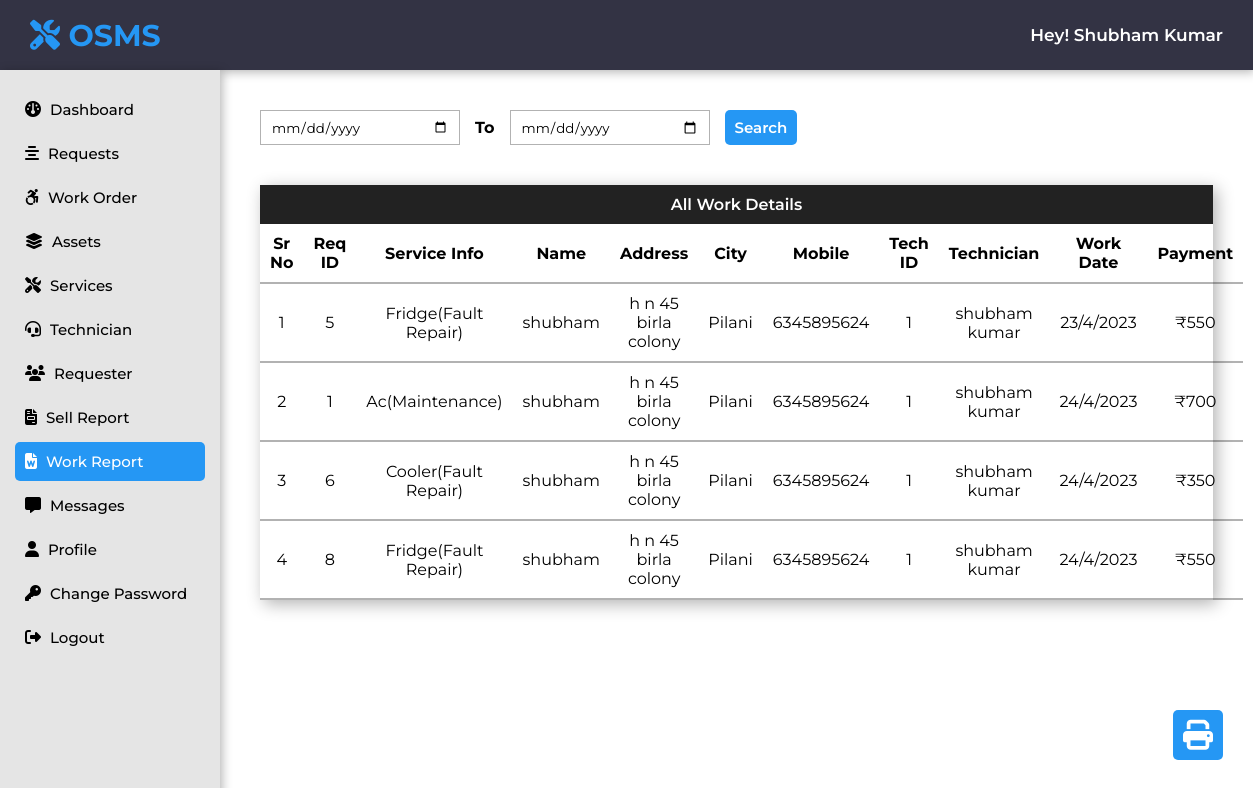
Page /admin/work-report.php (signed in) on the committed database.
### tables this page shows
CREATE TABLE `requests_tb` (
  `request_id` int(11) NOT NULL,
  `u_id` int(11) NOT NULL,
  `s_appliance` varchar(60) NOT NULL,
  `s_service` varchar(60) NOT NULL,
  `request_desc` text NOT NULL,
  `requester_name` varchar(60) NOT NULL,
  `requester_add1` text NOT NULL,
  `requester_add2` text NOT NULL,
  `requester_city` varchar(60) NOT NULL,
  `requester_state` varchar(60) NOT NULL,
  `requester_email` varchar(60) NOT NULL,
  `requester_mobile` bigint(20) NOT NULL,
  `requester_alt_mobile` bigint(20) NOT NULL,
  `request_date` date NOT NULL,
  `s_price` int(11) NOT NULL,
  `request_code` varchar(60) NOT NULL,
  `tech_id` int(11) NOT NULL,
  `assign_tech` varchar(60) NOT NULL,
  `tech_mobile` bigint(20) NOT NULL,
  `tech_email` varchar(60) NOT NULL,
  `assign_date` date NOT NULL,
  `work_date` date NOT NULL,
  `r_status` int(11) NOT NULL,
  `admin_status` int(11) NOT NULL
);

### admin/work-report.php (the view, shortened to what this page needs)
<?php
$page = "workreport";
include "../connection.php";
include "include/header-sidebar.php";
$sql1 = "SELECT * FROM requests_tb WHERE r_status = '3' AND admin_status = '2' ORDER BY work_date";
$run1 = mysqli_query($conn, $sql1);
?>
<head>
</head>
<div class="content">
    <span class="print-btn" onclick="window.print()"><i class="fa-solid fa-print"></i></span>
    <form action="" method="post">
        <div class="form-container">
            <input type="date" name="startdate" class="startdate">
            <span>To</span>
            <input type="date" name="enddate" class="enddate">
            <input type="submit" value="Search" name="search-btn" class="search-btn">
        </div>
    </form>
    <div class="table1">
        <div class="heading">
            <p>All Work Details</p>
        </div>
        <div class="table-data">
            <table>
                <thead>
                    <tr>
                        <th>Sr No</th>
                        <th>Req ID</th>
                        <th>Service Info</th>
                        <th>Name</th>
                        <th>Address</th>
                        <th>City</th>
                        <th>Mobile</th>
                        <th>Tech ID</th>
                        <th>Technician</th>
                        <th>Work Date</th>
                        <th>Payment</th>
                    </tr>
                </thead>
                <tbody>
                    <?php
                    $count = 0;
                    while ($result1 = mysqli_fetch_array($run1)) {
                    ?>
                        <tr>
                            <td>
                                <?php $count++ ?>
                                <?php echo $count; ?>
                            </td>
                            <td>
                                <?php echo $result1['request_id']; ?>
                            </td>
                            <td>
                                <?php echo ucwords($result1['s_appliance']) . "(" . ucwords($result1['s_service']) . ")"; ?>
                            </td>
                            <td>
                                <?php echo $result1['requester_name']; ?>
                            </td>
                            <td>
                                <?php echo $result1['requester_add1']; ?>
                            </td>
                            <td>
                                <?php echo $result1['requester_city']; ?>
                            </td>
                            <td>
                                <?php echo $result1['requester_mobile']; ?>
                            </td>
                            <td>
                                <?php echo $result1['tech_id']; ?>
                            </td>
                            <td>
                                <?php echo $result1['assign_tech']; ?>
                            </td>
                            <td>
                                <?php echo date("j/n/Y", strtotime($result1['work_date'])); ?>
                            </td>
                            <td>
                                <?php echo "&#8377;" . $result1['s_price']; ?>
                            </td>
                        </tr>
                    <?php } ?>
                </tbody>
            </table>
        </div>
    </div>
</div>

### admin/include/header-sidebar.php (shortened to what this page needs)
<?php
$aEmail = $_SESSION['is_adminlogin'];
$sql = "SELECT a_name FROM admin_login WHERE a_email = '$aEmail'";
$run = mysqli_query($conn, $sql);
$result = mysqli_fetch_array($run);
$aname = $result['a_name'];
?>
<head>
    <link rel="stylesheet" href="https://cdnjs.cloudflare.com/ajax/libs/font-awesome/6.2.0/css/all.min.css">
    <link rel="stylesheet" href="https://cdnjs.cloudflare.com/ajax/libs/lightgallery-js/1.4.0/css/lightgallery.min.css">
    <link rel="stylesheet" href="../css/admin-style.css">
</head>
<section class="head-sidebar">
    <div class="top_navbar">
        <a href="/osms" class="logo"> <i class="fas fa-tools"></i> OSMS </a>
        <span class="pheading">Hey! <?php echo $aname; ?></span>
    </div>
    <div class="sidebar">
        <ul class="links">
            <li>
                <a href="dashboard.php" class="<?php if ($page == "dashboard") echo 'nav-active'; ?>">
                    <span class="icon"><i class="fa-solid fa-gauge"></i></span>
                    <span class="item">Dashboard</span>
                </a>
            </li>
            <li>
                <a href="requests.php" class="<?php if ($page == "requests") echo 'nav-active'; ?>">
                    <span class="icon"><i class="fa-solid fa-align-center"></i></span>
                    <span class="item">Requests</span>
                </a>
            </li>
            <li>
                <a href="work-order.php" class="<?php if ($page == "workorder") echo 'nav-active'; ?>">
                    <span class="icon"><i class="fa-brands fa-accessible-icon"></i></span>
                    <span class="item">Work Order</span>
                </a>
            </li>
            <li>
                <a href="assets.php" class="<?php if ($page == "assets") echo 'nav-active'; ?>">
                    <span class="icon"><i class="fa-solid fa-layer-group"></i></span>
                    <span class="item">Assets</span>
                </a>
            </li>
            <li>
                <a href="services.php" class="<?php if ($page == "services") echo 'nav-active'; ?>">
                    <span class="icon"><i class="fa-solid fa-screwdriver-wrench"></i></span>
                    <span class="item">Services</span>
                </a>
            </li>
            <li>
                <a href="technician.php" class="<?php if ($page == "technician") echo 'nav-active'; ?>">
                    <span class="icon"><i class="fa-solid fa-headset"></i></span>
                    <span class="item">Technician</span>
                </a>
            </li>
            <li>
                <a href="requester.php" class="<?php if ($page == "requester") echo 'nav-active'; ?>">
                    <span class="icon"><i class="fa-solid fa-users"></i></span>
                    <span class="item">Requester</span>
                </a>
            </li>
            <li>
                <a href="sold-product-report.php" class="<?php if ($page == "sellreport") echo 'nav-active'; ?>">
                    <span class="icon"><i class="fa-sharp fa-solid fa-file-invoice"></i></span>
                    <span class="item">Sell Report</span>
                </a>
            </li>
            <li>
                <a href="work-report.php" class="<?php if ($page == "workreport") echo 'nav-active'; ?>">
                    <span class="icon"><i class="fa-solid fa-file-word"></i></span>
                    <span class="item">Work Report</span>
                </a>
            </li>
            <li>
                <a href="messages.php" class="<?php if ($page == "messages") echo 'nav-active'; ?>">
                    <span class="icon"><i class="fa-solid fa-message"></i></span>
                    <span class="item">Messages</span>
                </a>
            </li>
            <li>
                <a href="profile.php" class="<?php if ($page == "admin-profile") echo 'nav-active'; ?>">
                    <span class="icon"><i class="fa-solid fa-user"></i></span>
                    <span class="item">Profile</span>
                </a>
            </li>
            <li>
                <a href="change-password.php" class="<?php if ($page == "changepassword") echo 'nav-active'; ?>">
                    <span class="icon"><i class="fa-solid fa-key"></i></span>
                    <span class="item">Change Password</span>
                </a>
            </li>
            <li>
                <a href="logout.php" class="<?php if ($page == "logout") echo 'nav-active'; ?>">
                    <span class="icon"><i class="fa-solid fa-right-from-bracket"></i></span>
                    <span class="item">Logout</span>
                </a>
            </li>
        </ul>
    </div>
</section>

### css/admin-style.css (style rules this page uses)
* { font-family: "Montserrat", sans-serif; margin: 0; padding: 0; box-sizing: border-box; outline: none; border: none; text-decoration: none; list-style: none; }
.head-sidebar { position: fixed; top: 0; left: 0; z-index: 1; }
.head-sidebar .top_navbar { position: fixed; width: 100%; height: 7rem; background: var(--black); display: flex; justify-content: space-between; align-items: center; padding: 0 3rem; box-shadow: 0.2rem 0.2rem 1rem rgb(0, 0, 0, 0.3); }
.top_navbar .logo { font-size: 3rem; text-transform: capitalize; color: var(--blue); font-weight: bolder; margin-right: 3rem; }
.sidebar { position: fixed; background: #e5e5e5; margin-top: 7rem; left: 0; width: 22rem; height: 100%; padding: 1.5rem; box-shadow: 0.2rem 0.2rem 1rem rgb(0, 0, 0, 0.3); }
.sidebar ul li a { display: block; padding: 1rem; color: black; font-size: 1.5rem; font-weight: 500; position: relative; text-decoration: none; margin: 0.5rem 0; border-radius: 0.5rem; }
.sidebar ul li a .icon { color: black; font-size: 1.6rem; display: inline-block; padding: 0 0.5rem 0 0; }
.sidebar ul li a.nav-active { background: var(--blue); color: var(--white); }
.sidebar ul li a.nav-active .icon { background: var(--blue); color: var(--white); }
.content { margin-top: 7rem; margin-left: 22rem; padding: 4rem; }

### admin/include/header-sidebar.php (style rules this page uses)
.pheading { color: white; font-size: 1.7rem; font-weight: 600; text-transform: capitalize; }

### admin/work-report.php (style rules this page uses)
.form-container { display: flex; flex-direction: row; align-items: center; gap: 1.5rem; }
.form-container input[type="date"] { border: .1rem solid rgba(0, 0, 0, 0.3); width: 20rem; }
.form-container input { height: 3.5rem; padding: 0 1rem; }
.form-container span { font-size: 1.6rem; font-weight: bold; }
.form-container .search-btn { border: none; background: #2597f4; color: white; font-size: 1.5rem; border-radius: .5rem; cursor: pointer; font-weight: 550; }
.table1 { box-shadow: 0.4rem 0.4rem 1.6rem rgba(0, 0, 0, 0.3); margin-top: 4rem; }
.table1 .heading { background: #222; color: white; text-align: center; padding: 1rem 0; font-size: 1.6rem; font-weight: 550; }
table { text-align: center; border-collapse: collapse; width: 100%; }
tr { border-bottom: .2rem solid rgba(0, 0, 0, 0.3); }
th, td { padding: 1rem; }
.print-btn { position: fixed; bottom: 4rem; right: 3rem; font-size: 3rem; background: #2597f4; color: white; padding: 1rem; cursor: pointer; border-radius: .5rem; z-index: 99; }

### rows in the picture
requests_tb: request_id "5", s_appliance "Fridge", s_service "Fault Repair", requester_name "shubham", requester_add1 "h n 45 birla colony", requester_city "Pilani", requester_mobile "6345895624", tech "1", assign_tech "shubham kumar", work_date "23/4/2023", s_price "550"
requests_tb: request_id "1", s_appliance "Ac", s_service "Maintenance", requester_name "shubham", requester_add1 "h n 45 birla colony", requester_city "Pilani", requester_mobile "6345895624", tech "1", assign_tech "shubham kumar", work_date "24/4/2023", s_price "700"
requests_tb: request_id "6", s_appliance "Cooler", s_service "Fault Repair", requester_name "shubham", requester_add1 "h n 45 birla colony", requester_city "Pilani", requester_mobile "6345895624", tech "1", assign_tech "shubham kumar", work_date "24/4/2023", s_price "350"
requests_tb: request_id "8", s_appliance "Fridge", s_service "Fault Repair", requester_name "shubham", requester_add1 "h n 45 birla colony", requester_city "Pilani", requester_mobile "6345895624", tech "1", assign_tech "shubham kumar", work_date "24/4/2023", s_price "550"

### other values in the picture
$aname "Shubham Kumar"
